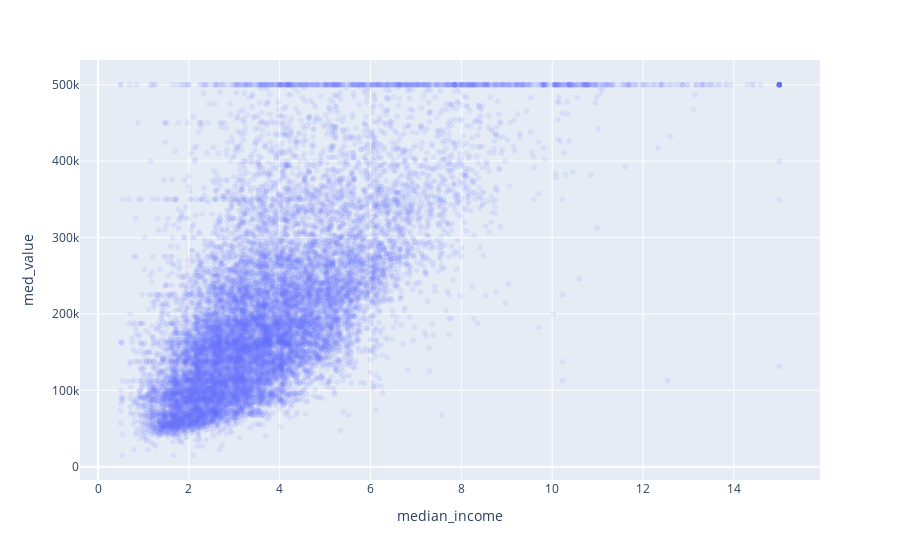

Notebook code cell kept with this figure:
### Code cell
px.scatter(housing, x='median_income', y='med_value', opacity=0.1)

### Figure 1 — Plotly figure (JSON) as saved in the notebook; plotly's stock layout.template omitted (floating-point values rounded to 4 significant figures; data arrays with more than 128 entries replaced by an {"elided": "..."} marker saying what was removed)
{"data": [{"hovertemplate": "median_income=%{x}<br>med_value=%{y}<extra></extra>", "legendgroup": "", "marker": {"color": "#636efa", "opacity": 0.1, "symbol": "circle"}, "mode": "markers", "name": "", "showlegend": false, "type": "scattergl", "x": {"elided": "16512 float values"}, "xaxis": "x", "y": {"elided": "16512 int values"}, "yaxis": "y"}], "layout": {"legend": {"tracegroupgap": 0}, "margin": {"t": 60}, "xaxis": {"anchor": "y", "domain": [0, 1], "title": {"text": "median_income"}}, "yaxis": {"anchor": "x", "domain": [0, 1], "title": {"text": "med_value"}}}}
